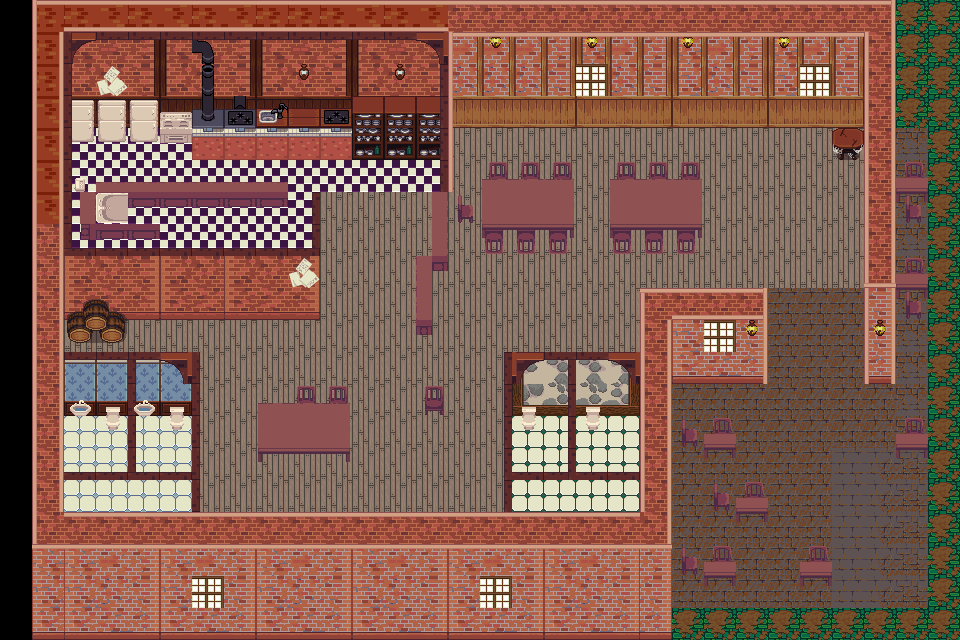

Tiled map render using the project's own tile images. Description and the map definition, with tile-layer contents summarised, below:
An orthogonal 30x20 tile map with 32x32 px tiles, 8 tile layers (ground, floor, Walls, Furnis, ...), 4 tilesets and 39 objects (14x Zone, spawn).

<map version="1.10" tiledversion="1.11.2" orientation="orthogonal" renderorder="right-down" width="30" height="20" tilewidth="32" tileheight="32" infinite="0" nextlayerid="14" nextobjectid="49">
 <tileset firstgid="1" source="tilesets/floors.tsx" />
 <tileset firstgid="2049" source="tilesets/walls.tsx" />
 <tileset firstgid="8193" source="tilesets/LITE.tsx" />
 <tileset firstgid="8417" source="tilesets/interior.tsx" />
 <layer id="1" name="ground" width="30" height="20">
  <data>[600 cells, 32 non-empty, 1 distinct tile ids]</data>
 </layer>
 <layer id="2" name="floor" width="30" height="20">
  <data>[600 cells, 470 non-empty, 12 distinct tile ids]</data>
 </layer>
 <layer id="3" name="Walls" width="30" height="20">
  <data>[600 cells, 256 non-empty, 44 distinct tile ids]</data>
 </layer>
 <layer id="7" name="Furnis" width="30" height="20">
  <data>[600 cells, 71 non-empty, 29 distinct tile ids]</data>
 </layer>
 <layer id="4" name="Objects" width="30" height="20">
  <data>[600 cells, 99 non-empty, 39 distinct tile ids]</data>
 </layer>
 <objectgroup id="11" name="Colliders">
  <object id="4" x="36.4452" y="519.068" width="632.821" height="118.171" />
  <object id="5" x="37.5496" y="3.3132" width="407.524" height="139.154" />
  <object id="6" x="446.178" y="5.522" width="418.568" height="90.5608" />
  <object id="7" x="866.954" y="2.2088" width="26.5056" height="345.677" />
  <object id="8" x="642.761" y="292.666" width="118.171" height="51.9068" />
  <object id="9" x="646.074" y="346.782" width="23.1924" height="157.929" />
  <object id="10" x="501.398" y="353.408" width="136.946" height="27.61" />
  <object id="11" x="568.766" y="356.721" width="7.7308" height="122.588" />
  <object id="12" x="500.293" y="348.991" width="12.1484" height="132.528" />
  <object id="13" x="61.8464" y="350.095" width="132.528" height="50.8024" />
  <object id="14" x="125.902" y="400.897" width="12.1484" height="73.9948" />
  <object id="15" x="191.061" y="400.897" width="7.7308" height="72.8904" />
  <object id="16" x="38.654" y="141.363" width="19.8792" height="376.601" />
  <object id="17" x="65.1596" y="244.072" width="255.116" height="55.22" />
  <object id="18" x="66.264" y="301.501" width="62.9508" height="18.7748" />
  <object id="19" x="430.716" y="189.957" width="16.566" height="64.0552" />
  <object id="20" x="418.568" y="255.116" width="15.4616" height="61.8464" />
  <object id="21" x="482.623" y="178.913" width="91.6652" height="48.5936" />
  <object id="22" x="606.316" y="178.913" width="96.0828" height="47.4892" />
  <object id="23" x="258.43" y="400.897" width="93.874" height="53.0112" />
  <object id="24" x="79.5168" y="178.913" width="209.836" height="12.1484" />
  <object id="25" x="85.0388" y="221.984" width="73.9948" height="14.3572" />
  <object id="26" x="80.6212" y="189.957" width="36.4452" height="29.8188" />
  <object id="27" x="314.754" y="189.957" width="7.7308" height="57.4288" />
 </objectgroup>
 <objectgroup id="12" name="Spawns">
  <object id="28" name="Player_Spawn" type="spawn" x="373.287" y="251.803">
   <point />
  </object>
 </objectgroup>
 <objectgroup id="13" name="Zones">
  <object id="31" name="Kitchen2" type="Zone" x="69.5772" y="147.99" width="241.864" height="97.1872" />
  <object id="32" name="Kitchen1" type="Zone" x="270.578" y="143.572" width="170.078" height="47.4892" />
  <object id="33" name="mToilet" type="Zone" x="65.1596" y="358.93" width="127.006" height="152.407" />
  <object id="34" name="fToilet" type="Zone" x="503.607" y="353.408" width="134.737" height="159.034" />
  <object id="35" name="publicArea5" type="Zone" x="456.117" y="125.902" width="405.315" height="161.242" />
  <object id="36" name="publicArea4" type="Zone" x="436.238" y="293.77" width="207.627" height="62.9508" />
  <object id="37" name="publicArea3" type="Zone" x="201.001" y="337.947" width="234.133" height="175.6" />
  <object id="38" name="publicArea2" type="Zone" x="436.238" y="352.304" width="64.0552" height="160.138" />
  <object id="39" name="publicArea1" type="Zone" x="437.343" y="269.474" width="202.105" height="55.22" />
  <object id="40" name="staffWorkArea2" type="Zone" x="321.381" y="187.748" width="107.127" height="150.198" />
  <object id="42" name="staffWorkArea1" type="Zone" x="130.319" y="300.397" width="300.397" height="37.5496" />
  <object id="44" name="publicArea7" type="Zone" x="673.333" y="384" width="257.333" height="225.333" />
  <object id="45" name="entrance" type="Zone" x="766.667" y="284" width="100" height="102.667" />
  <object id="46" name="publicArea6" type="Zone" x="897.333" y="129.333" width="32" height="256" />
 </objectgroup>
 <layer id="5" name="Above" width="30" height="20">
  <data>[600 cells, 146 non-empty, 5 distinct tile ids]</data>
 </layer>
 <layer id="6" name="Above2" width="30" height="20">
  <data>[600 cells, 104 non-empty, 5 distinct tile ids]</data>
 </layer>
 <layer id="8" name="Above3" width="30" height="20">
  <data>[600 cells, 92 non-empty, 5 distinct tile ids]</data>
 </layer>
</map>
